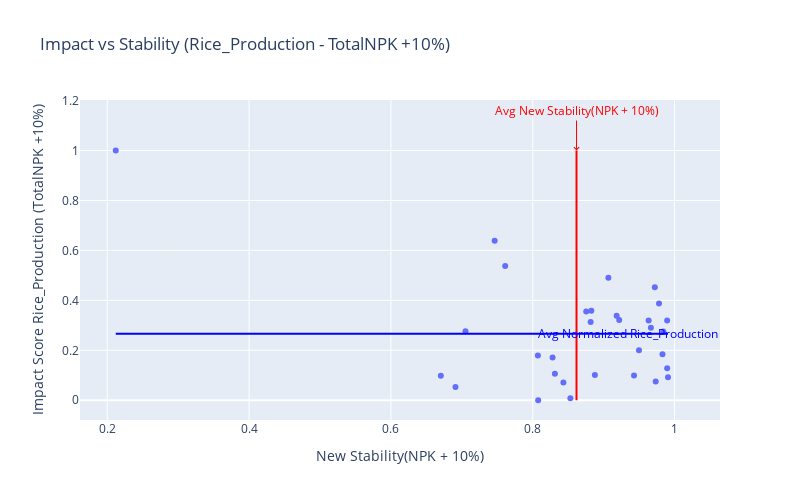
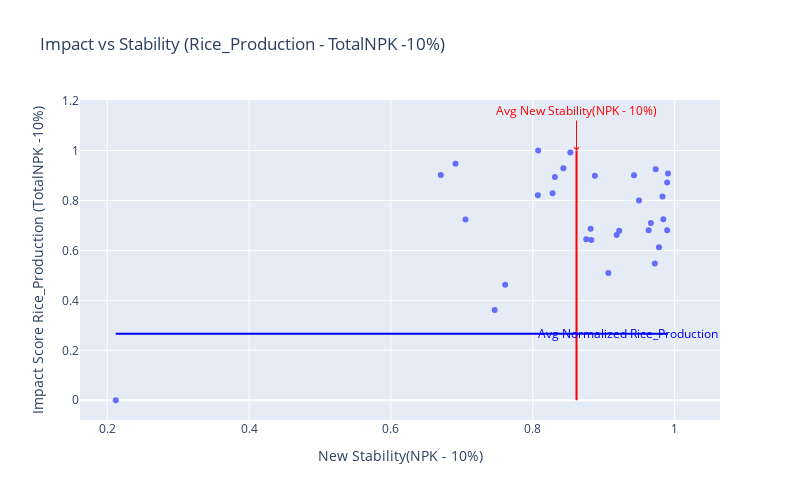

The notebook cell these images were saved under, in order:
### Code cell
change_percentage = 10
dim = 1

# Call the function and get the handles for the two plots
new_data = calc_and_vis_impact_stability_1D(G, existing_data.copy(), adjacency_file, base_Column, CapabilityVector, change_percentage, dim)

# Display the resulting DataFrame
new_data.head()

### Figure 1 — Plotly figure (JSON) as saved in the notebook; plotly's stock layout.template omitted (floating-point values rounded to 4 significant figures)
{"data": [{"hoverinfo": "text+name", "hoverlabel": {"bgcolor": "grey", "font": {"color": "white"}}, "hovertemplate": "New Stability(NPK + 10%)=%{x}<br>Impact Score Rice_Production (TotalNPK +10%)=%{y}<extra></extra>", "hovertext": ["District: BENGALURU<br>Impact (Rice_Production): 0.0987206921147695 <br>Stability (TotalNPK +10%): 0.9427964151768252", "District: BENGALURU(R)<br>Impact (Rice_Production): 0.07541819102183568 <br>Stability (TotalNPK +10%): 0.9733301120544856", "District: RAMANAGARA<br>Impact (Rice_Production): 0.007616023561353942 <br>Stability (TotalNPK +10%): 0.853065967188974", "District: CHITRADURGA<br>Impact (Rice_Production): 0.17104990681300428 <br>Stability (TotalNPK +10%): 0.8279330894365062", "District: DAVANAGERE<br>Impact (Rice_Production): 0.5378155127585639 <br>Stability (TotalNPK +10%): 0.7611095771688028", "District: KOLAR<br>Impact (Rice_Production): 0.09227813441936472 <br>Stability (TotalNPK +10%): 0.9906928050436024", "District: CHIKKABALLAPURA<br>Impact (Rice_Production): 0.1277524677296885 <br>Stability (TotalNPK +10%): 0.9895039997545693", "District: SHIVAMOGGA<br>Impact (Rice_Production): 0.2902659855962809 <br>Stability (TotalNPK +10%): 0.9665527714502657", "District: TUMAKURU<br>Impact (Rice_Production): 0.18407307701157322 <br>Stability (TotalNPK +10%): 0.9829173610494795", "District: CHIKKAMAGALURU<br>Impact (Rice_Production): 0.3550021858677893 <br>Stability (TotalNPK +10%): 0.8754310103968418", "District: DAKSHINA KANNADA<br>Impact (Rice_Production): 0.07155840868824927 <br>Stability (TotalNPK +10%): 0.8431970617335082", "District: UDUPI<br>Impact (Rice_Production): 0.0 <br>Stability (TotalNPK +10%): 0.8076091208209659", "District: HASSAN<br>Impact (Rice_Production): 0.35826948298474515 <br>Stability (TotalNPK +10%): 0.8825882208570136", "District: KODAGU<br>Impact (Rice_Production): 0.20017371896642966 <br>Stability (TotalNPK +10%): 0.9497787288220091", "District: MANDYA<br>Impact (Rice_Production): 0.3129817537562416 <br>Stability (TotalNPK +10%): 0.8815926922988426", "District: MYSURU<br>Impact (Rice_Production): 0.3213570787602672 <br>Stability (TotalNPK +10%): 0.921888302155956", "District: CHAMARAJANAGAR<br>Impact (Rice_Production): 0.1015565679574792 <br>Stability (TotalNPK +10%): 0.8875716159315248", "District: BELAGAVI<br>Impact (Rice_Production): 1.0 <br>Stability (TotalNPK +10%): 0.21200271507788604", "District: VIJAYAPURA<br>Impact (Rice_Production): 0.2765697982098887 <br>Stability (TotalNPK +10%): 0.7051528956995927", "District: BAGALKOT<br>Impact (Rice_Production): 0.4524976415637002 <br>Stability (TotalNPK +10%): 0.9721278847702539", "District: DHARAWAD<br>Impact (Rice_Production): 0.1796610754469525 <br>Stability (TotalNPK +10%): 0.8072050228940889", "District: GADAG<br>Impact (Rice_Production): 0.09854812360507142 <br>Stability (TotalNPK +10%): 0.6703883941924944", "District: HAVERI<br>Impact (Rice_Production): 0.33853915004256707 <br>Stability (TotalNPK +10%): 0.9182781278453259", "District: UTTARA KANNADA<br>Impact (Rice_Production): 0.05273693656381584 <br>Stability (TotalNPK +10%): 0.6910436943466556", "District: BALLARI<br>Impact (Rice_Production): 0.3193495317641093 <br>Stability (TotalNPK +10%): 0.9633456267852623", "District: BIDAR<br>Impact (Rice_Production): 0.10647477048388199 <br>Stability (TotalNPK +10%): 0.8312222452313569", "District: KALABURAGI<br>Impact (Rice_Production): 0.27525252525252464 <br>Stability (TotalNPK +10%): 0.9841275319635228", "District: YADGIRI<br>Impact (Rice_Production): 0.49033041117323595 <br>Stability (TotalNPK +10%): 0.9066116748349095", "District: RAICHUR<br>Impact (Rice_Production): 0.639003934562021 <br>Stability (TotalNPK +10%): 0.7462909274982168", "District: KOPPAL<br>Impact (Rice_Production): 0.38772692759025273 <br>Stability (TotalNPK +10%): 0.9780216746048181", "District: Vijayanagara<br>Impact (Rice_Production): 0.3193437794804532 <br>Stability (TotalNPK +10%): 0.9894944126151416"], "legendgroup": "", "marker": {"color": "#636efa", "symbol": "circle"}, "mode": "markers", "name": "", "orientation": "v", "showlegend": false, "type": "scatter", "x": [0.9428, 0.9733, 0.8531, 0.8279, 0.7611, 0.9907, 0.9895, 0.9666, 0.9829, 0.8754, 0.8432, 0.8076, 0.8826, 0.9498, 0.8816, 0.9219, 0.8876, 0.212, 0.7052, 0.9721, 0.8072, 0.6704, 0.9183, 0.691, 0.9633, 0.8312, 0.9841, 0.9066, 0.7463, 0.978, 0.9895], "xaxis": "x", "y": [0.09872, 0.07542, 0.007616, 0.171, 0.5378, 0.09228, 0.1278, 0.2903, 0.1841, 0.355, 0.07156, 0, 0.3583, 0.2002, 0.313, 0.3214, 0.1016, 1, 0.2766, 0.4525, 0.1797, 0.09855, 0.3385, 0.05274, 0.3193, 0.1065, 0.2753, 0.4903, 0.639, 0.3877, 0.3193], "yaxis": "y"}], "layout": {"annotations": [{"arrowcolor": "red", "arrowhead": 4, "ax": 0, "ay": -40, "font": {"color": "red"}, "showarrow": true, "text": "Avg New Stability(NPK + 10%)", "x": 0.8617, "y": 1}, {"arrowcolor": "blue", "arrowhead": 4, "ax": -40, "ay": 0, "font": {"color": "blue"}, "showarrow": true, "text": "Avg Normalized Rice_Production", "x": 0.9907, "y": 0.2659}], "height": 500, "legend": {"tracegroupgap": 0}, "shapes": [{"line": {"color": "red", "width": 2}, "type": "line", "x0": 0.8617, "x1": 0.8617, "y0": 0, "y1": 1}, {"line": {"color": "blue", "width": 2}, "type": "line", "x0": 0.212, "x1": 0.9907, "y0": 0.2659, "y1": 0.2659}], "title": {"text": "Impact vs Stability (Rice_Production - TotalNPK +10%)"}, "width": 800, "xaxis": {"anchor": "y", "domain": [0, 1], "title": {"text": "New Stability(NPK + 10%)"}}, "yaxis": {"anchor": "x", "domain": [0, 1], "title": {"text": "Impact Score Rice_Production (TotalNPK +10%)"}}}}

### Figure 2 — Plotly figure (JSON) as saved in the notebook; plotly's stock layout.template omitted (floating-point values rounded to 4 significant figures)
{"data": [{"hoverinfo": "text+name", "hovertemplate": "New Stability(NPK - 10%)=%{x}<br>Impact Score Rice_Production (TotalNPK -10%)=%{y}<extra></extra>", "hovertext": ["District: BENGALURU<br>Impact (Rice_Production): 0.9012793078852301 <br>Stability (TotalNPK -10%): 0.9427964151768252", "District: BENGALURU(R)<br>Impact (Rice_Production): 0.9245818089781641 <br>Stability (TotalNPK -10%): 0.9733301120544856", "District: RAMANAGARA<br>Impact (Rice_Production): 0.992383976438646 <br>Stability (TotalNPK -10%): 0.853065967188974", "District: CHITRADURGA<br>Impact (Rice_Production): 0.8289500931869949 <br>Stability (TotalNPK -10%): 0.8279330894365065", "District: DAVANAGERE<br>Impact (Rice_Production): 0.46218448724143313 <br>Stability (TotalNPK -10%): 0.7611095771688028", "District: KOLAR<br>Impact (Rice_Production): 0.9077218655806352 <br>Stability (TotalNPK -10%): 0.9906928050436022", "District: CHIKKABALLAPURA<br>Impact (Rice_Production): 0.8722475322703108 <br>Stability (TotalNPK -10%): 0.9895039997545693", "District: SHIVAMOGGA<br>Impact (Rice_Production): 0.7097340144037174 <br>Stability (TotalNPK -10%): 0.9665527714502657", "District: TUMAKURU<br>Impact (Rice_Production): 0.8159269229884258 <br>Stability (TotalNPK -10%): 0.9829173610494795", "District: CHIKKAMAGALURU<br>Impact (Rice_Production): 0.6449978141322099 <br>Stability (TotalNPK -10%): 0.8754310103968418", "District: DAKSHINA KANNADA<br>Impact (Rice_Production): 0.9284415913117505 <br>Stability (TotalNPK -10%): 0.8431970617335083", "District: UDUPI<br>Impact (Rice_Production): 0.9999999999999998 <br>Stability (TotalNPK -10%): 0.8076091208209659", "District: HASSAN<br>Impact (Rice_Production): 0.6417305170152541 <br>Stability (TotalNPK -10%): 0.8825882208570136", "District: KODAGU<br>Impact (Rice_Production): 0.7998262810335698 <br>Stability (TotalNPK -10%): 0.949778728822009", "District: MANDYA<br>Impact (Rice_Production): 0.6870182462437586 <br>Stability (TotalNPK -10%): 0.8815926922988426", "District: MYSURU<br>Impact (Rice_Production): 0.6786429212397314 <br>Stability (TotalNPK -10%): 0.921888302155956", "District: CHAMARAJANAGAR<br>Impact (Rice_Production): 0.8984434320425206 <br>Stability (TotalNPK -10%): 0.8875716159315248", "District: BELAGAVI<br>Impact (Rice_Production): 0.0 <br>Stability (TotalNPK -10%): 0.21200271507788593", "District: VIJAYAPURA<br>Impact (Rice_Production): 0.72343020179011 <br>Stability (TotalNPK -10%): 0.7051528956995927", "District: BAGALKOT<br>Impact (Rice_Production): 0.5475023584362986 <br>Stability (TotalNPK -10%): 0.9721278847702538", "District: DHARAWAD<br>Impact (Rice_Production): 0.8203389245530475 <br>Stability (TotalNPK -10%): 0.807205022894089", "District: GADAG<br>Impact (Rice_Production): 0.9014518763949284 <br>Stability (TotalNPK -10%): 0.6703883941924944", "District: HAVERI<br>Impact (Rice_Production): 0.6614608499574322 <br>Stability (TotalNPK -10%): 0.918278127845326", "District: UTTARA KANNADA<br>Impact (Rice_Production): 0.947263063436184 <br>Stability (TotalNPK -10%): 0.6910436943466556", "District: BALLARI<br>Impact (Rice_Production): 0.6806504682358885 <br>Stability (TotalNPK -10%): 0.9633456267852623", "District: BIDAR<br>Impact (Rice_Production): 0.8935252295161175 <br>Stability (TotalNPK -10%): 0.8312222452313569", "District: KALABURAGI<br>Impact (Rice_Production): 0.7247474747474737 <br>Stability (TotalNPK -10%): 0.9841275319635229", "District: YADGIRI<br>Impact (Rice_Production): 0.5096695888267628 <br>Stability (TotalNPK -10%): 0.9066116748349096", "District: RAICHUR<br>Impact (Rice_Production): 0.36099606543797724 <br>Stability (TotalNPK -10%): 0.7462909274982168", "District: KOPPAL<br>Impact (Rice_Production): 0.6122730724097463 <br>Stability (TotalNPK -10%): 0.978021674604818", "District: Vijayanagara<br>Impact (Rice_Production): 0.6806562205195461 <br>Stability (TotalNPK -10%): 0.9894944126151415"], "legendgroup": "", "marker": {"color": "#636efa", "symbol": "circle"}, "mode": "markers", "name": "", "orientation": "v", "showlegend": false, "type": "scatter", "x": [0.9428, 0.9733, 0.8531, 0.8279, 0.7611, 0.9907, 0.9895, 0.9666, 0.9829, 0.8754, 0.8432, 0.8076, 0.8826, 0.9498, 0.8816, 0.9219, 0.8876, 0.212, 0.7052, 0.9721, 0.8072, 0.6704, 0.9183, 0.691, 0.9633, 0.8312, 0.9841, 0.9066, 0.7463, 0.978, 0.9895], "xaxis": "x", "y": [0.9013, 0.9246, 0.9924, 0.829, 0.4622, 0.9077, 0.8722, 0.7097, 0.8159, 0.645, 0.9284, 1.0, 0.6417, 0.7998, 0.687, 0.6786, 0.8984, 0, 0.7234, 0.5475, 0.8203, 0.9015, 0.6615, 0.9473, 0.6807, 0.8935, 0.7247, 0.5097, 0.361, 0.6123, 0.6807], "yaxis": "y"}], "layout": {"annotations": [{"arrowcolor": "red", "arrowhead": 4, "ax": 0, "ay": -40, "font": {"color": "red"}, "showarrow": true, "text": "Avg New Stability(NPK - 10%)", "x": 0.8617, "y": 1.0}, {"arrowcolor": "blue", "arrowhead": 4, "ax": -40, "ay": 0, "font": {"color": "blue"}, "showarrow": true, "text": "Avg Normalized Rice_Production", "x": 0.9907, "y": 0.2659}], "height": 500, "legend": {"tracegroupgap": 0}, "shapes": [{"line": {"color": "red", "width": 2}, "type": "line", "x0": 0.8617, "x1": 0.8617, "y0": 0, "y1": 1.0}, {"line": {"color": "blue", "width": 2}, "type": "line", "x0": 0.212, "x1": 0.9907, "y0": 0.2659, "y1": 0.2659}], "title": {"text": "Impact vs Stability (Rice_Production - TotalNPK -10%)"}, "width": 800, "xaxis": {"anchor": "y", "domain": [0, 1], "title": {"text": "New Stability(NPK - 10%)"}}, "yaxis": {"anchor": "x", "domain": [0, 1], "title": {"text": "Impact Score Rice_Production (TotalNPK -10%)"}}}}
